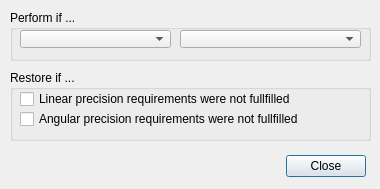
<?xml version="1.0" encoding="UTF-8"?>
<ui version="4.0">
 <class>CQDlgIkConditional</class>
 <widget class="QDialog" name="CQDlgIkConditional">
  <property name="geometry">
   <rect>
    <x>0</x>
    <y>0</y>
    <width>380</width>
    <height>189</height>
   </rect>
  </property>
  <property name="windowTitle">
   <string>IK Group Conditional Parameters</string>
  </property>
  <property name="locale">
   <locale language="English" country="UnitedStates"/>
  </property>
  <widget class="QGroupBox" name="groupBox">
   <property name="geometry">
    <rect>
     <x>10</x>
     <y>10</y>
     <width>361</width>
     <height>51</height>
    </rect>
   </property>
   <property name="title">
    <string>Perform if ...</string>
   </property>
   <property name="flat">
    <bool>false</bool>
   </property>
   <widget class="QComboBox" name="qqIkGroupCombo">
    <property name="geometry">
     <rect>
      <x>10</x>
      <y>20</y>
      <width>151</width>
      <height>18</height>
     </rect>
    </property>
   </widget>
   <widget class="QComboBox" name="qqIkResultCombo">
    <property name="geometry">
     <rect>
      <x>170</x>
      <y>20</y>
      <width>181</width>
      <height>18</height>
     </rect>
    </property>
   </widget>
  </widget>
  <widget class="QGroupBox" name="groupBox_2">
   <property name="geometry">
    <rect>
     <x>10</x>
     <y>70</y>
     <width>361</width>
     <height>71</height>
    </rect>
   </property>
   <property name="title">
    <string>Restore if ...</string>
   </property>
   <property name="flat">
    <bool>false</bool>
   </property>
   <widget class="QCheckBox" name="qqFailedLinear">
    <property name="geometry">
     <rect>
      <x>10</x>
      <y>20</y>
      <width>311</width>
      <height>18</height>
     </rect>
    </property>
    <property name="focusPolicy">
     <enum>Qt::StrongFocus</enum>
    </property>
    <property name="text">
     <string>Linear precision requirements were not fullfilled</string>
    </property>
   </widget>
   <widget class="QCheckBox" name="qqFailedAngular">
    <property name="geometry">
     <rect>
      <x>10</x>
      <y>40</y>
      <width>311</width>
      <height>18</height>
     </rect>
    </property>
    <property name="focusPolicy">
     <enum>Qt::StrongFocus</enum>
    </property>
    <property name="text">
     <string>Angular precision requirements were not fullfilled</string>
    </property>
   </widget>
  </widget>
  <widget class="QDialogButtonBox" name="qqClose">
   <property name="geometry">
    <rect>
     <x>15</x>
     <y>150</y>
     <width>351</width>
     <height>32</height>
    </rect>
   </property>
   <property name="standardButtons">
    <set>QDialogButtonBox::Close</set>
   </property>
  </widget>
 </widget>
 <tabstops>
  <tabstop>qqIkGroupCombo</tabstop>
  <tabstop>qqIkResultCombo</tabstop>
  <tabstop>qqFailedLinear</tabstop>
  <tabstop>qqFailedAngular</tabstop>
  <tabstop>qqClose</tabstop>
 </tabstops>
 <resources/>
 <connections/>
</ui>
